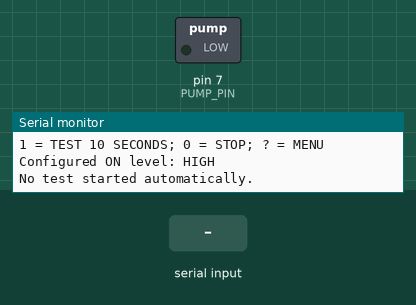
Bench run of a sketch on a simulated Arduino Uno, built with avr-gcc and run on an emulated ATmega328P. Shown: switched loads named in the sketch (green lamp = pin HIGH), the last lines printed to the serial monitor. The test bench sets the inputs (shaded band).

Above: at 1.2 s.
1.3 s: "1\n" received over Serial
At 1.6 s:
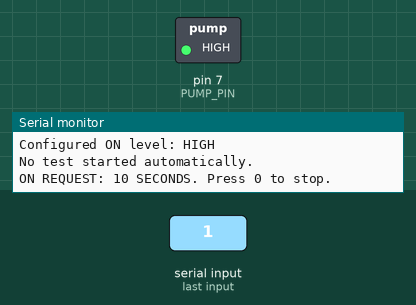
2.8 s: byte 48 ('0') received over Serial
At 4.0 s:
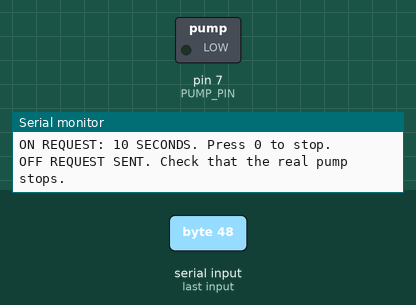
Timing chart, 0 to 5.8 s (numbered marks = the images above; inputs shaded):
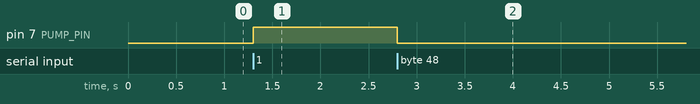

Measured:
- after the input at 1.3 s, pin 7 (PUMP_PIN): LOW → HIGH at once
- after the input at 2.8 s, pin 7 (PUMP_PIN): HIGH → LOW after 0.00 s instead of 8.5 s

The sketch:

UNO_PUMP_TEST.ino
```cpp
// FOR_CAT: Arduino UNO -> existing pump driver input (PC817/MOSFET).
// NEVER connect the pump motor directly to an UNO pin.
// Disconnect ESP32 GPIO7 from the driver input before connecting UNO D7.
// UNO output is 5V: only use a driver input verified compatible with 5V.
// ACTIVE_HIGH is an assumption to verify physically, not an OFF guarantee.
// Keep pump power disconnected while uploading/changing polarity.

constexpr byte PUMP_PIN = 7;
constexpr bool ACTIVE_HIGH = true; // Set false if LOW turns the driver ON.
constexpr unsigned long TEST_MS = 10000UL;
bool running = false;
unsigned long startedAt = 0;

void writePump(bool requestedOn) {
  const byte level = (requestedOn == ACTIVE_HIGH) ? HIGH : LOW;
  digitalWrite(PUMP_PIN, level);
}

void stopPump() {
  writePump(false);
  running = false;
  Serial.println(F("OFF REQUEST SENT. Check that the real pump stops."));
}

void printMenu() {
  Serial.println(F("=== FOR_CAT UNO PUMP D7 ==="));
  Serial.println(F("1 = TEST 10 SECONDS; 0 = STOP; ? = MENU"));
  Serial.print(F("Configured ON level: "));
  Serial.println(ACTIVE_HIGH ? F("HIGH") : F("LOW"));
}

void setup() {
  writePump(false); // Set output latch before enabling OUTPUT.
  pinMode(PUMP_PIN, OUTPUT);
  Serial.begin(115200);
  printMenu();
  Serial.println(F("No test started automatically."));
}

void loop() {
  // Service the timeout even if serial input is continuously arriving.
  if (running && (unsigned long)(millis() - startedAt) >= TEST_MS) {
    stopPump();
    Serial.println(F("10-SECOND TEST FINISHED."));
  }

  if (Serial.available() <= 0) return;
  const char cmd = (char)Serial.read();
  if (cmd == '\n' || cmd == '\r' || cmd == ' ') return;
  switch (cmd) {
    case '0':
      stopPump();
      break;
    case '1':
      if (running) {
        Serial.println(F("BUSY. Timer not extended. Press 0 to stop."));
        break;
      }
      startedAt = millis();
      running = true;
      writePump(true);
      Serial.println(F("ON REQUEST: 10 SECONDS. Press 0 to stop."));
      break;
    case '?':
      printMenu();
      break;
    default:
      Serial.println(F("Use 1, 0 or ?."));
      break;
  }
}
```
